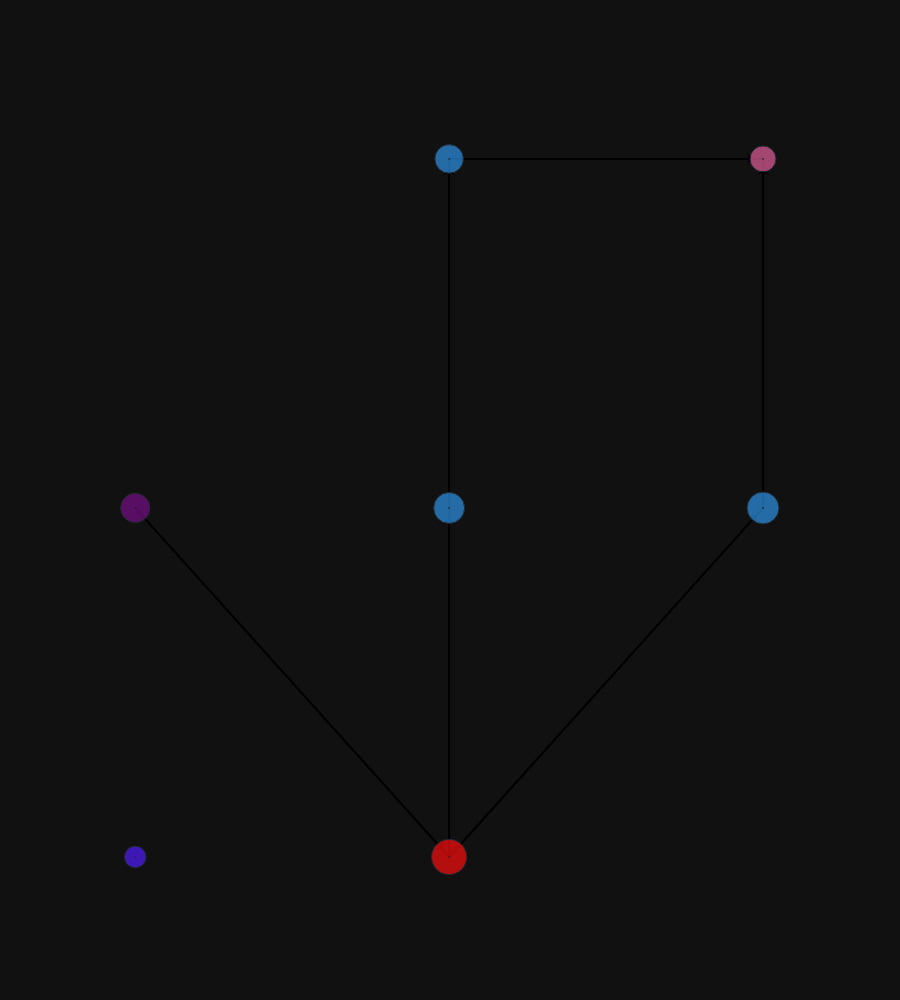
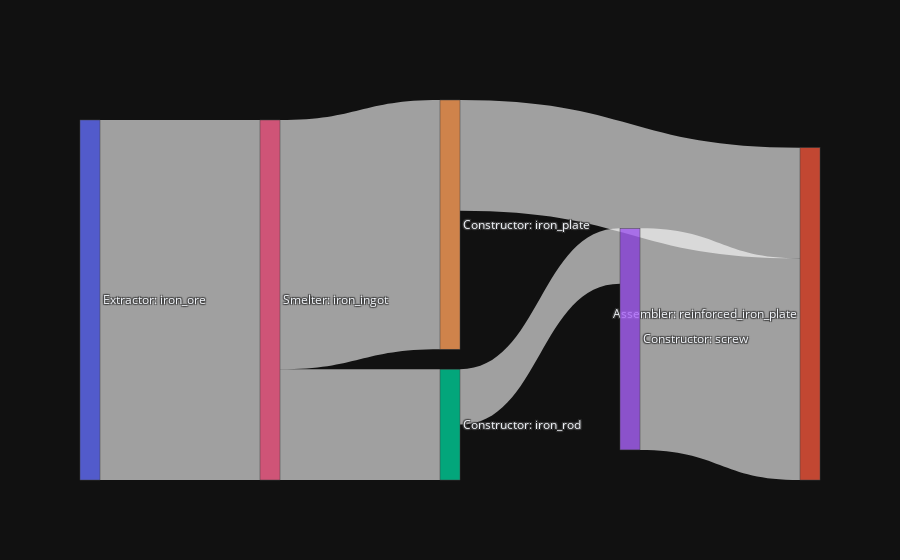

Write notebook code for charts like these, in order.
### Code cell
# small iron factory
target_product = MaterialSpec(iron_rod=60, iron_plate=60, reinforced_iron_plate=20)

factory_plan(target_product)

### Figure 1 — Plotly figure (JSON) as saved in the notebook; plotly's stock layout.template omitted (floating-point values rounded to 4 significant figures)
{"data": [{"hoverinfo": "none", "line": {"shape": "spline"}, "marker": {"angleref": "previous", "color": "black", "size": 10, "standoff": 10, "symbol": "arrow-wide"}, "mode": "lines+markers", "showlegend": false, "x": [0.5, 1.5, null, 1.5, 1.5, null, 0.5, 0.5, null, 0.5, 0.5, null, 0.5, 1.5, null, -0.5, 0.5, null], "y": [3.0, 3.0, null, 2.0, 3.0, null, 1.0, 2.0, null, 2.0, 3.0, null, 1.0, 2.0, null, 2.0, 1.0, null], "type": "scatter"}, {"hovertemplate": "%{text}<extra></extra>", "marker": {"color": ["#750D86", "#E15F99", "#2E91E5", "#2E91E5", "#2E91E5", "#511CFB", "#FB0D0D"], "size": [29.24, 25.97, 30.96, 28.63, 31.99, 21.54, 35.23], "symbol": "circle-dot"}, "mode": "markers", "showlegend": false, "text": ["\nExtractor<br>\nRecipe: iron_ore<br>\nScale: 6.5\n", "\nAssembler<br>\nRecipe: reinforced_iron_plate<br>\nScale: 4.0\n", "\nConstructor<br>\nRecipe: iron_rod<br>\nScale: 8.0\n", "\nConstructor<br>\nRecipe: screw<br>\nScale: 6.0\n", "\nConstructor<br>\nRecipe: iron_plate<br>\nScale: 9.0\n", "\nAggregator<br>\nRecipe: output<br>\nScale: 1\n", "\nSmelter<br>\nRecipe: iron_ingot<br>\nScale: 13.0\n"], "x": [-0.5, 1.5, 0.5, 0.5, 1.5, -0.5, 0.5], "y": [2.0, 3.0, 2.0, 3.0, 2.0, 1.0, 1.0], "type": "scatter"}], "layout": {"xaxis": {"showgrid": false, "zeroline": false, "visible": false}, "yaxis": {"showgrid": false, "zeroline": false, "visible": false}, "autosize": true, "height": 1000}}

### Figure 2 — Plotly figure (JSON) as saved in the notebook; plotly's stock layout.template omitted (floating-point values rounded to 4 significant figures)
{"data": [{"link": {"label": ["screw", "iron_plate", "iron_ingot", "iron_rod", "iron_ingot", "iron_ore"], "source": [3, 4, 6, 2, 6, 0], "target": [1, 1, 2, 3, 4, 6], "value": [240.0, 120.0, 120.0, 60.0, 270.0, 390.0]}, "node": {"label": ["Extractor: iron_ore", "Assembler: reinforced_iron_plate", "Constructor: iron_rod", "Constructor: screw", "Constructor: iron_plate", "Aggregator: output", "Smelter: iron_ingot"]}, "type": "sankey"}], "layout": {}}
